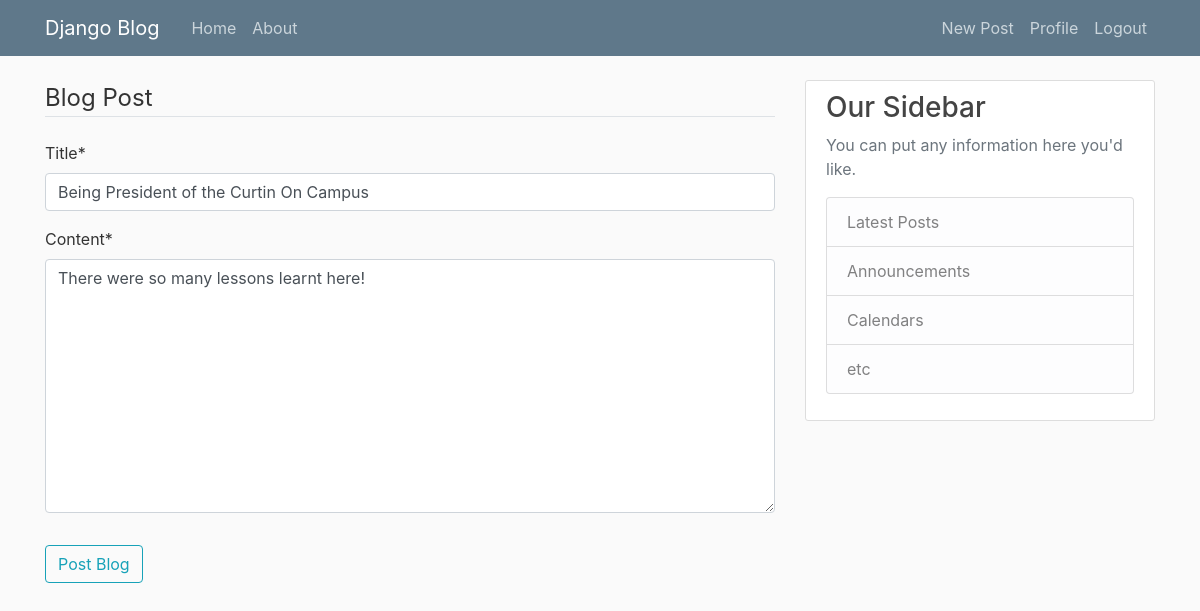
/blog/post/122/update/ (signed in), run on the app's committed database.
### blog/models.py (models this page shows, shortened)
class Post(models.Model):
    title = models.CharField(max_length=100)
    content = models.TextField()
    date_posted = models.DateTimeField(default=timezone.now)
    author = models.ForeignKey(User, on_delete=models.CASCADE)
    objects = models.Manager()
    image = models.ImageField(upload_to="post_pics")

### blog/views.py (the view, shortened to what this page needs)
# urls.py: path("post/<int:pk>/update/", PostUpdateView.as_view(),name="post-update"), #Create and update urls are using the same post_form template
class PostUpdateView(LoginRequiredMixin,UserPassesTestMixin,UpdateView): #Ensures login is required to update post
    model=Post
    fields=["title","content"]
    def test_func(self):
        post=self.get_object()
        if self.request.user == post.author:
            return True
        return False

### blog/templates/blog/post_form.html (shortened to what this page needs)
{% extends "blog/base.html" %}
{% load crispy_forms_tags %}
{% block content %}
<div class="content section">
    <form method="POST">
        <fieldset class="form-group">
            <legend class="border-bottom mb-4">Blog Post</legend>
            {{form|crispy }}
        </fieldset>
        <div class="form-group">
            <button class= "btn btn-outline-info" type="submit">Post Blog</button>
        </div>
    </form>
</div>
{% endblock content%}

### blog/static/blog/main.css (style rules this page uses)
body { background: #fafafa; color: #333333; margin-top: 5rem; }

### data on the page
Post: title "Being President of the Curtin On Campus", content "There were so many lessons learnt here!"
